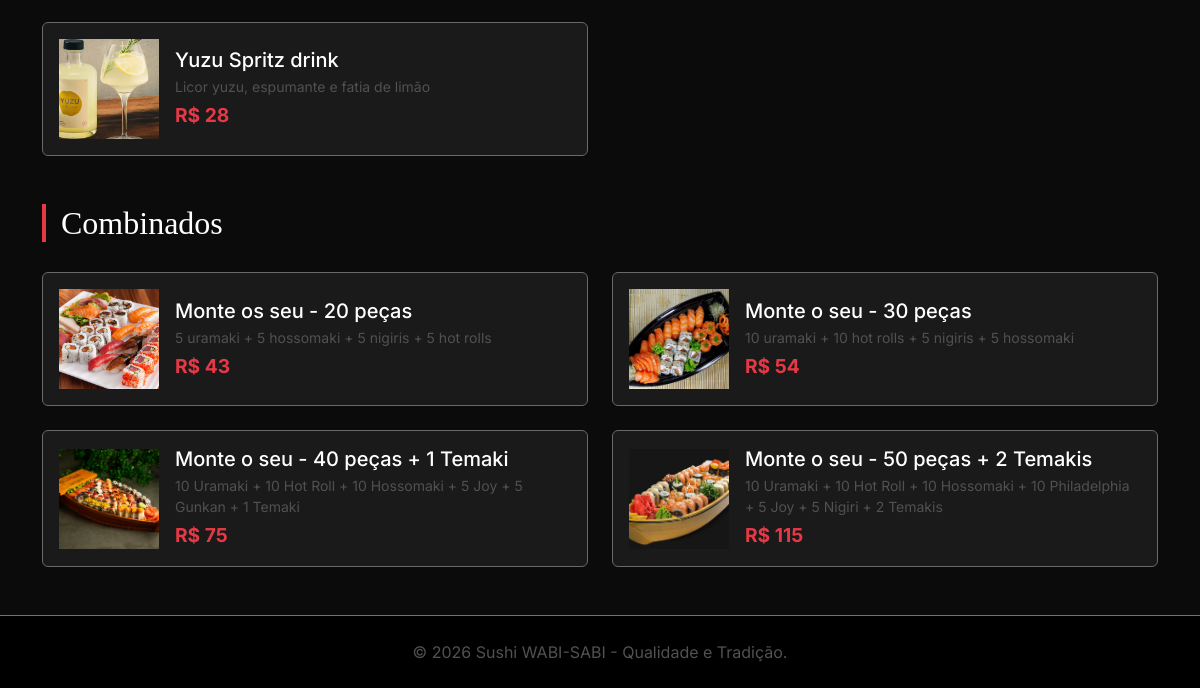
The app's page /cardapio.php (lower part), older data.
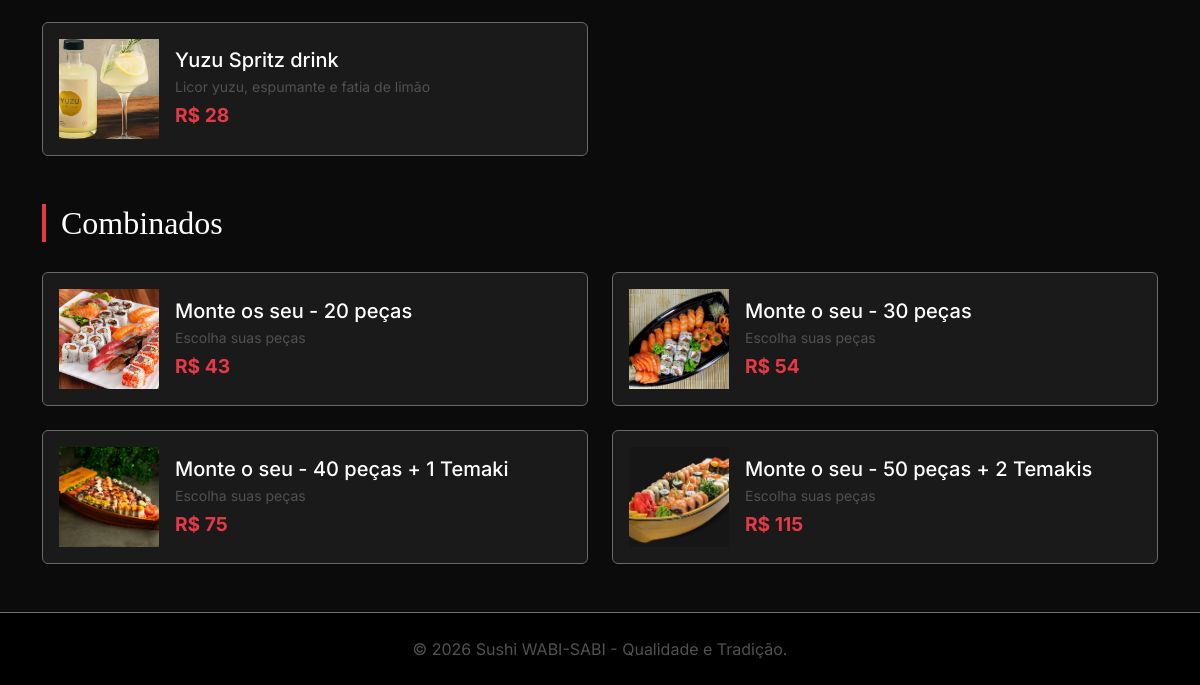
The same page, newer data.
### tables this page shows
CREATE TABLE `pratos` (
  `id_prato` int(11) NOT NULL,
  `nome` varchar(100) NOT NULL,
  `descricao` varchar(255) NOT NULL,
  `id_categoria` int(11) NOT NULL,
  `quantidade` varchar(20) NOT NULL,
  `preco` float NOT NULL
);

### cardapio.php (the view, shortened to what this page needs)
<?php
include "conexao.php";
$sql = "SELECT * FROM pratos";
$stmt = $pdo->prepare($sql);
$stmt->execute();
$pratos = $stmt->fetchAll(PDO::FETCH_ASSOC);
?>
<!DOCTYPE html>
<html lang="pt-br">
<head>
    <link href="https://cdn.jsdelivr.net/npm/bootstrap@5.3.0/dist/css/bootstrap.min.css" rel="stylesheet">
    <link rel="stylesheet" href="https://cdn.jsdelivr.net/npm/bootstrap-icons@1.11.3/font/bootstrap-icons.min.css">
</head>
<body>
    <main class="container my-5">
        <section id="alcoolicas" class="mb-5">
            <div class="row g-4">
                <?php foreach ($pratos as $prato): ?>
                    <?php if ($prato['id_categoria'] == 11): ?>
                        <div class="col-md-6">
                            <div class="card card-sushi flex-row align-items-center p-3"
                                onclick="openCustomizeModal(<?= htmlspecialchars(json_encode($prato)) ?>)">
                                <img src="img/<?= $prato['id_prato'] ?>.jpg"
                                    style="width: 100px; height: 100px; object-fit: cover;" alt="alcoolicas">
                                <div class="ms-3">
                                    <h5 class="mb-1"><?= $prato['nome'] ?></h5>
                                    <p class="small text-secondary mb-1"><?= $prato['descricao'] ?></p>
                                    <span class="price-tag">R$ <?= $prato['preco'] ?></span>
                                </div>
                            </div>
                        </div>
                    <?php endif; ?>
                <?php endforeach; ?>
            </div>
        </section>
        <section id="combo" class="mb-5">
            <h2 class="category-title">Combinados</h2>
            <div class="row g-4">
                <?php foreach ($pratos as $prato): ?>
                    <?php if ($prato['id_categoria'] == 12): ?>
                        <div class="col-md-6">
                            <div class="card card-sushi flex-row align-items-center p-3"
                                onclick="openCustomizeModal(<?= htmlspecialchars(json_encode($prato)) ?>)">
                                <img src="img/<?= $prato['id_prato'] ?>.jpg"
                                    style="width: 100px; height: 100px; object-fit: cover;" alt="combos">
                                <div class="ms-3">
                                    <h5 class="mb-1"><?= $prato['nome'] ?></h5>
                                    <p class="small text-secondary mb-1"><?= $prato['descricao'] ?></p>
                                    <span class="price-tag">R$ <?= $prato['preco'] ?></span>
                                </div>
                            </div>
                        </div>
                    <?php endif; ?>
                <?php endforeach; ?>
            </div>
        </section>
    </main>
    <footer class="bg-black text-center py-4 border-top border-secondary">
        <p class="mb-0 text-secondary">&copy; 2026 Sushi WABI-SABI - Qualidade e Tradição.</p>
    </footer>
</body>
</html>

### cardapio.php (style rules this page uses)
body { background-color: #0b0b0b; color: #ffffff; font-family: 'Inter', sans-serif; }
html { scroll-behavior: smooth; scroll-padding-top: 80px; }
.navbar-brand, h1, h2 { font-family: 'Playfair Display', serif; }
.category-title { border-left: 4px solid #e63946; padding-left: 15px; margin-bottom: 30px; }

Row changes from the older to the newer data that the page shows:
changed pratos "Monte os seu - 20 peças": descricao "5 uramaki + 5 hossomaki + 5 nigiris + 5 hot rolls" → "Escolha suas peças"
changed pratos "Monte o seu - 30 peças": descricao "10 uramaki + 10 hot rolls + 5 nigiris + 5 hossomaki" → "Escolha suas peças"
changed pratos "Monte o seu - 40 peças + 1 Temaki": descricao "10 Uramaki + 10 Hot Roll + 10 Hossomaki + 5 Joy + 5 Gunkan + 1 Temaki" → "Escolha suas peças"
changed pratos "Monte o seu - 50 peças + 2 Temakis": descricao "10 Uramaki + 10 Hot Roll + 10 Hossomaki + 10 Philadelphia + 5 Joy + 5 Nigiri + 2 Temakis" → "Escolha suas peças"
